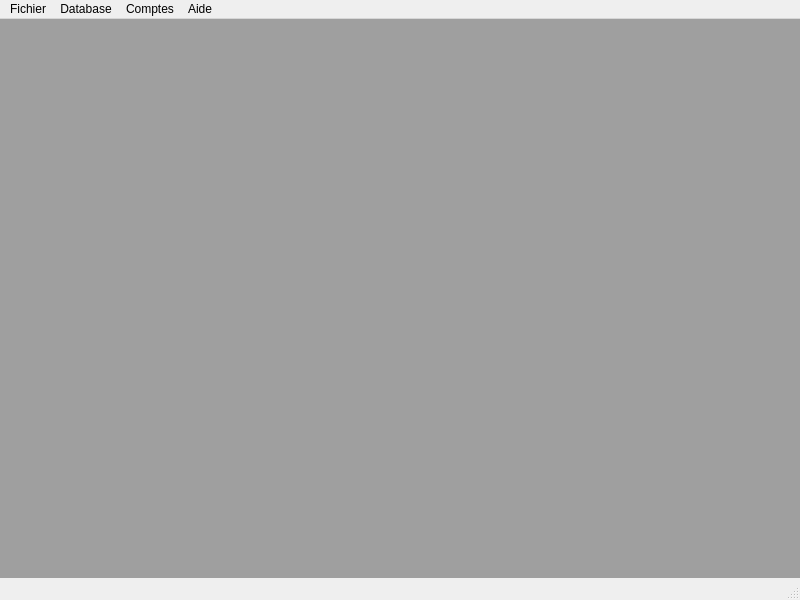
<?xml version="1.0" encoding="UTF-8"?>
<ui version="4.0">
 <class>MainWindow</class>
 <widget class="QMainWindow" name="MainWindow">
  <property name="geometry">
   <rect>
    <x>0</x>
    <y>0</y>
    <width>800</width>
    <height>600</height>
   </rect>
  </property>
  <property name="windowTitle">
   <string>Accountancy</string>
  </property>
  <property name="documentMode">
   <bool>true</bool>
  </property>
  <property name="unifiedTitleAndToolBarOnMac">
   <bool>true</bool>
  </property>
  <widget class="QWidget" name="centralwidget">
   <layout class="QHBoxLayout" name="horizontalLayout">
    <property name="leftMargin">
     <number>0</number>
    </property>
    <property name="topMargin">
     <number>0</number>
    </property>
    <property name="rightMargin">
     <number>0</number>
    </property>
    <property name="bottomMargin">
     <number>0</number>
    </property>
    <item>
     <widget class="QMdiArea" name="mdiArea">
      <property name="documentMode">
       <bool>true</bool>
      </property>
     </widget>
    </item>
   </layout>
  </widget>
  <widget class="QMenuBar" name="menubar">
   <property name="geometry">
    <rect>
     <x>0</x>
     <y>0</y>
     <width>800</width>
     <height>22</height>
    </rect>
   </property>
   <widget class="QMenu" name="menuFichier">
    <property name="title">
     <string>Fichier</string>
    </property>
    <addaction name="actionImport"/>
    <addaction name="actionQuitter"/>
   </widget>
   <widget class="QMenu" name="menuComptes">
    <property name="title">
     <string>Comptes</string>
    </property>
   </widget>
   <widget class="QMenu" name="menuAide">
    <property name="title">
     <string>Aide</string>
    </property>
    <addaction name="actionCredits"/>
    <addaction name="actionA_propos"/>
   </widget>
   <widget class="QMenu" name="menuDatabase">
    <property name="title">
     <string>Database</string>
    </property>
    <widget class="QMenu" name="menuTables">
     <property name="title">
      <string>Tables</string>
     </property>
     <addaction name="actionOwner"/>
     <addaction name="actionBanks"/>
     <addaction name="actionAccounts"/>
     <addaction name="actionTransactions"/>
     <addaction name="separator"/>
     <addaction name="actionCategories"/>
     <addaction name="actionSubcategories"/>
     <addaction name="actionBalanceNotes"/>
     <addaction name="actionRetailers"/>
    </widget>
    <addaction name="actionConnect"/>
    <addaction name="actionDisconnect"/>
    <addaction name="menuTables"/>
   </widget>
   <addaction name="menuFichier"/>
   <addaction name="menuDatabase"/>
   <addaction name="menuComptes"/>
   <addaction name="menuAide"/>
  </widget>
  <widget class="QStatusBar" name="statusbar"/>
  <action name="actionImport">
   <property name="text">
    <string>Importer...</string>
   </property>
  </action>
  <action name="actionQuitter">
   <property name="text">
    <string>Quitter</string>
   </property>
  </action>
  <action name="actionCredits">
   <property name="text">
    <string>Credits</string>
   </property>
  </action>
  <action name="actionA_propos">
   <property name="text">
    <string>A propos</string>
   </property>
  </action>
  <action name="actionConnect">
   <property name="text">
    <string>Connect</string>
   </property>
  </action>
  <action name="actionDisconnect">
   <property name="text">
    <string>Disconnect</string>
   </property>
  </action>
  <action name="actionOwner">
   <property name="text">
    <string>Owners</string>
   </property>
  </action>
  <action name="actionAccounts">
   <property name="text">
    <string>Accounts</string>
   </property>
  </action>
  <action name="actionTransactions">
   <property name="text">
    <string>Transactions</string>
   </property>
  </action>
  <action name="actionBanks">
   <property name="text">
    <string>Banks</string>
   </property>
  </action>
  <action name="actionCategories">
   <property name="text">
    <string>Categories</string>
   </property>
  </action>
  <action name="actionSubcategories">
   <property name="text">
    <string>Subcategories</string>
   </property>
  </action>
  <action name="actionBalanceNotes">
   <property name="text">
    <string>Balance Notes</string>
   </property>
  </action>
  <action name="actionRetailers">
   <property name="text">
    <string>Retailers</string>
   </property>
  </action>
 </widget>
 <resources/>
 <connections>
  <connection>
   <sender>actionQuitter</sender>
   <signal>triggered()</signal>
   <receiver>MainWindow</receiver>
   <slot>close()</slot>
   <hints>
    <hint type="sourcelabel">
     <x>-1</x>
     <y>-1</y>
    </hint>
    <hint type="destinationlabel">
     <x>399</x>
     <y>299</y>
    </hint>
   </hints>
  </connection>
 </connections>
</ui>
